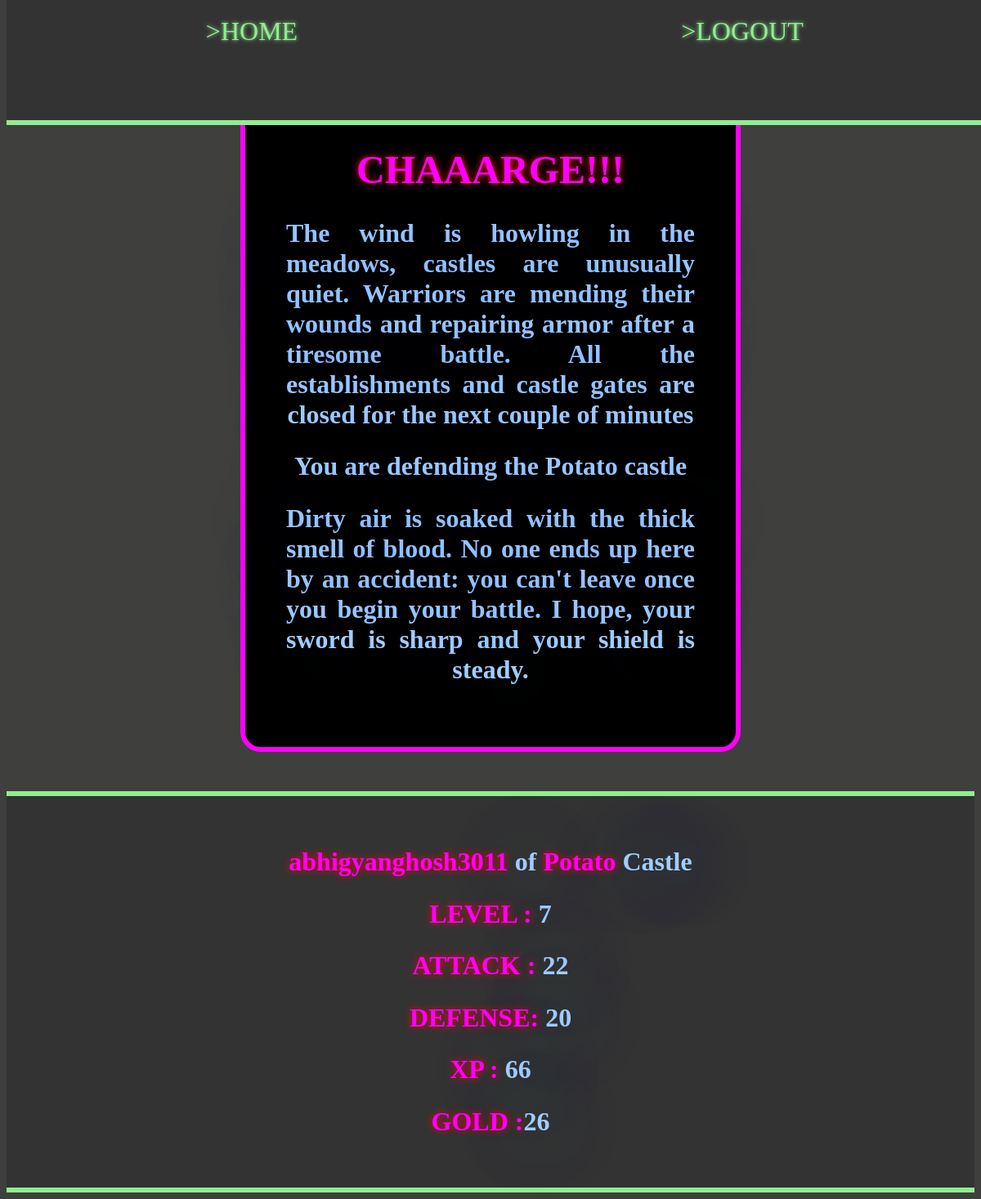
The app's page /defend (signed in) with its own data.
### Models.py (models this page shows)
class Castles(db.Model):
    __tablename__='castles'
    id = db.Column(db.Integer, primary_key=True, autoincrement=True)
    name = db.Column(db.String(100), nullable=False)
    image = db.Column(db.String(100))
    players = db.relationship('Player',backref='castle',lazy='dynamic')

class Player(db.Model):
    __tablename__ = 'player'
    id = db.Column(db.Integer, primary_key=True, autoincrement=True)
    state = db.Column(db.String(20), default='DEFEND')
    username = db.Column(db.String(100),unique=True, nullable=False)
    password = db.Column(db.String)
    email = db.Column(db.String(100), unique=True,
                      nullable=False)
    castle_id = db.Column(db.Integer,db.ForeignKey('castles.id'))
    exp = db.Column(db.Integer, nullable=False, default=0)
    level = db.Column(db.Integer, nullable=False, default=1)
    attack = db.Column(db.Integer, nullable=False, default=0)
    defense = db.Column(db.Integer, nullable=False, default=0)
    gold = db.Column(db.Integer, nullable=False, default=0)
    sword = db.Column(db.Integer, nullable=False, default=1)
    sheild = db.Column(db.Integer, nullable=False, default=1)

### Game.py (the view)
@app.route('/defend')
def defendcastle():
    try:
	    player = Player.query.filter_by(
	        username=session['user']).first()
	    player.state = 'DEFEND'
	    db.session.commit()
	    return render_template('confirmation.html', state='defending', castle=player.castle.name, user=player)
    except:
	    return redirect(url_for('login'))

### Game.py (called while the page is built)
@app.before_request
def before_request():
    g.user = None
    if 'user' in session:
        g.user = session['user']

### templates/confirmation.html (shortened to what this page needs)
{% extends "base.html" %}
	{% block head %}
				<link type="text/css" href="{{url_for('static', filename='loginReg.css')}}" rel="stylesheet"></link>
	{% endblock %}
	{% block body %}
		<div class="container">
			<h1 class="P1"><b>CHAAARGE!!!</b></h1>
			<h2>The wind is howling in the meadows, castles are unusually quiet.
				Warriors are mending their wounds and repairing armor after a tiresome battle.
				All the establishments and castle gates are closed for the next couple of minutes</h2>
			<h2>You are {{state}} the {{castle}} castle</h2>
			<h2>Dirty air is soaked with the thick smell of blood. No one ends up here by an accident: you can't leave once you begin your battle.
				I hope, your sword is sharp and your shield is steady.</h2>
		</div>
	{% endblock %}

### templates/base.html (shortened to what this page needs)
<!DOCTYPE html>
    <head>
        <link rel=stylesheet type=text/css href="{{url_for('static', filename='base.css')}}">
        {% block head %}{% endblock %}
    </head>
    <body>
    <div class="topnav">
      <a class="menu" href="/home">>HOME</a>
      <a class="menu" href="/logout">>LOGOUT</a>
    </div>
    <br><br>
    <div class="content">
            {% block body %}
            {% endblock %}
    </div>
    <footer>
        <br>
        <br>
            <h2><b>{{user.username}}</b> of <b>{{user.castle.name}}</b> Castle</h2>
            <h2><b>LEVEL  : </b>{{user.level}}</h2>
            <h2 id="attack"><b>ATTACK : </b> {{user.attack}}</h2>
            <h2 id="defense"><b>DEFENSE: </b>{{user.defense}}</h2>
            <h2><b>XP     : </b>{{user.exp}}</h2>
            <h2><b>GOLD   :</b>{{user.gold}}</h2>
        <br>
        <br>
    </footer>
    </body>
</html>

### static/base.css (style rules this page uses)
body { font-family: 'Gugi'; background: #21364f; scroll-behavior:smooth; }
.topnav { overflow: hidden; background-color: #333; text-shadow: 0 0 5px #90EE90; color: green; text-align: center; position:fixed; top:0; height:10%; width:100%; margin:0; padding:0; z-index:10; border-bottom: 6px solid #90EE90; }
b { text-shadow: 0 0 5px #FF0000; }
.menu { position:relative; float:left; display: inline-block; color: lightgreen; text-align: center; text-decoration: none; font-size:200%; height:100%; width:50%; padding-top:20px; vertical-align:middle; }
.content { margin:2%; padding:2%; }
footer { background-color: #333; color: red;text-align: center; text-decoration: none; border-top: 6px solid #90EE90; border-bottom: 6px solid #90EE90; }

### static/loginReg.css (style rules this page uses)
body { background:#3f3f3d; }
h1 { color: #a0cdff; text-shadow: 0 0 100px #3e6591 ; font-family: 'Gugi'; font-size: 300%; }
h2 { color: #a0cdff; text-shadow: 0 0 100px #3e6591 ; font-family: 'Gugi'; font-size: 200%; text-align:justify; text-align-last: center; }
b { text-shadow: 0 0 10px #FF0000; color: #FF00FF; }
div { margin: auto; }
.container { text-align: center; border: 6px solid #FF00FF; border-radius: 25px; background: #000; padding: 20px; width: 500px; padding:50px; }
.topnav { overflow: hidden; background-color: #333333; position: fixed; top: 0; margin: 0; width: 100%; }

### records on screen
Castles: name "Potato", castle.name "Potato"
Player: username "abhigyanghosh3011", level "7", attack "22", defense "20", exp "66", gold "26"

### other values on screen
{{ state }} "defending"
